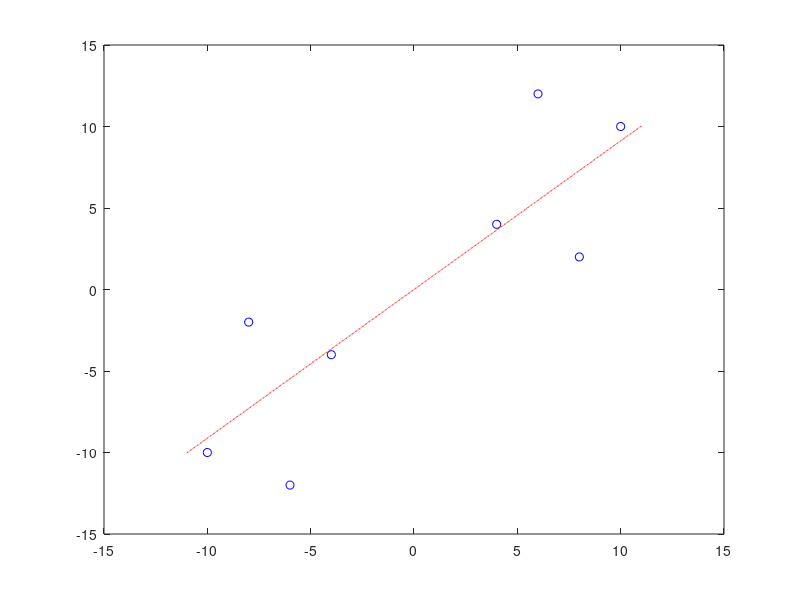

This figure's MATLAB source:
function LinRegression()
    clear all; close all;
    DataPoints = [-10 -10;-8 -2; -6 -12; -4 -4; 10 10;8 2; 6 12; 4 4; ];
    DataPoints = DataPoints';
    DataPoints = [ones(1, size(DataPoints, 2)); DataPoints]; 
    RegMdl = [0;-1]; %y = -X
    W = findRegModel(DataPoints, RegMdl);
end
function W = findRegModel(DataPts, W)
    xMin = min(DataPts(2, :)) - 1;
    xMax = max(DataPts(2, :)) + 1;
    xrange = xMin:0.01:xMax; alpha = 0.005;
    Data = DataPts(1:end-1, :); predY = DataPts(end, :);
    for i = 1:30    
         y = (W(1)+W(2)*xrange);
         clf; plot (DataPts(2, :), DataPts(3, :), 'bo');  hold on;
         plot (xrange, y,'-.r');    pause(1);  
         
         hThetaX = W'*Data; 
         gradJ = mean(repmat((hThetaX - predY), size(Data, 1), 1).*Data, 2);
         W = W - alpha*gradJ; %apply gradient descent
         
         if (max(abs(alpha*gradJ)) < 0.01)
             %if gradient is almost zero
             return;
         end
    end
end
